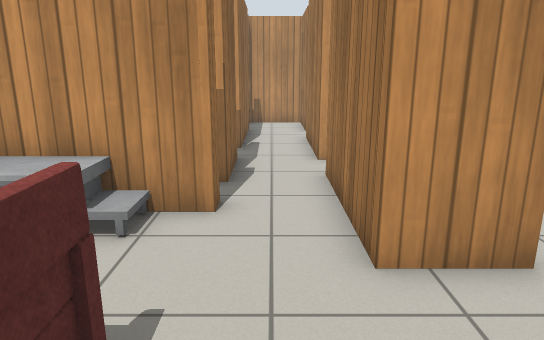
View 1 (above)

17 first-person views from a walk through a robot-simulator world made for Gazebo. The camera is 1.2 m above the floor, tilts 14° down and sees 70° across. The lines on the ground mark 1 m squares. The floor is counted in squares, 0.5 m on a side. Each view is taken from the middle of a square. On the plan, view 1 faces up. The plan holds only what a view shows up to about 20 squares ahead; the rest is blank. Simple patterns stand in for the simulator's built-in surfaces. Some surface patterns are stand-ins.

View 2
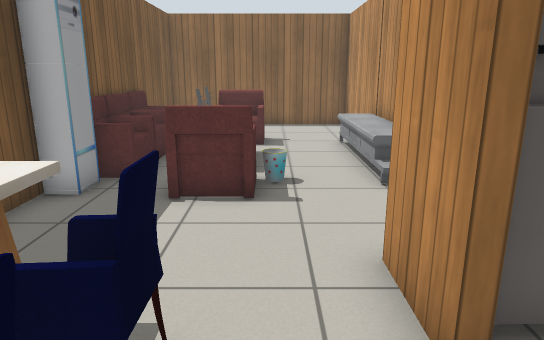

View 3
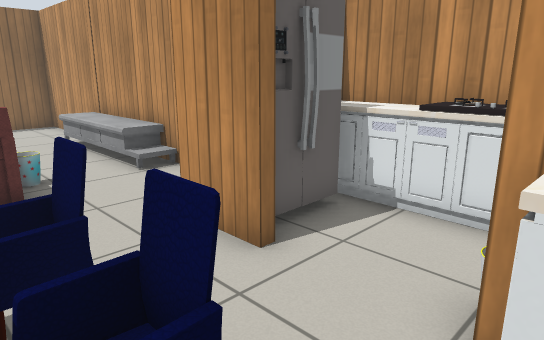

View 4
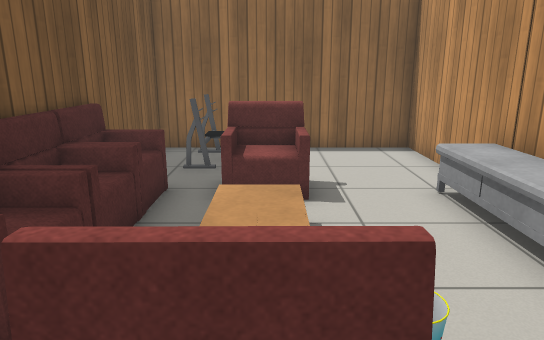

View 5
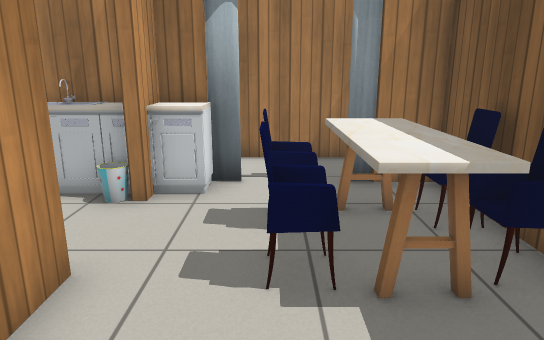

View 6
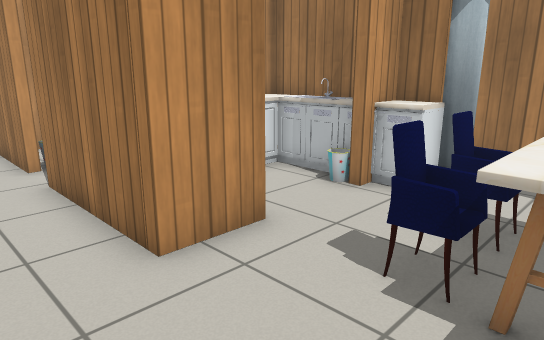

View 7
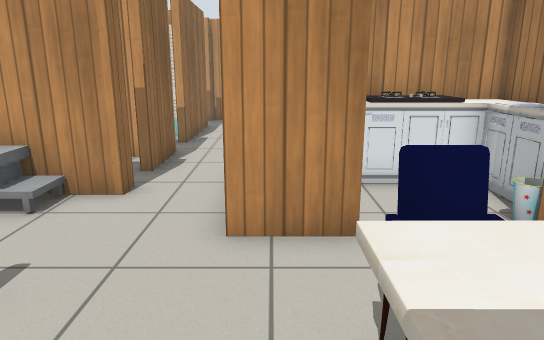

View 8
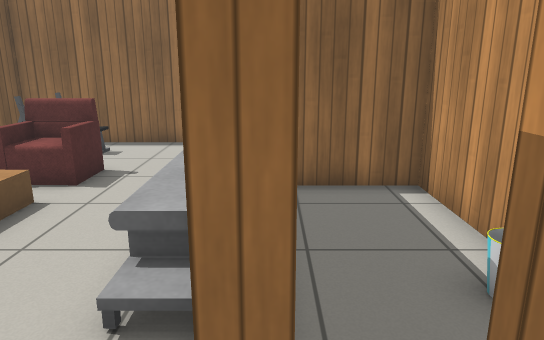

View 9
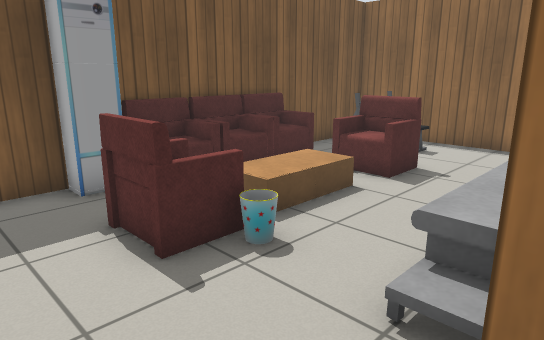

View 10
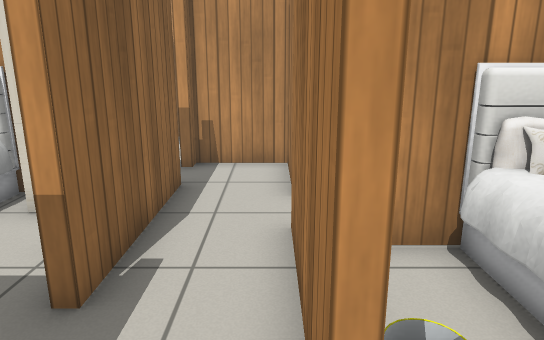

View 11
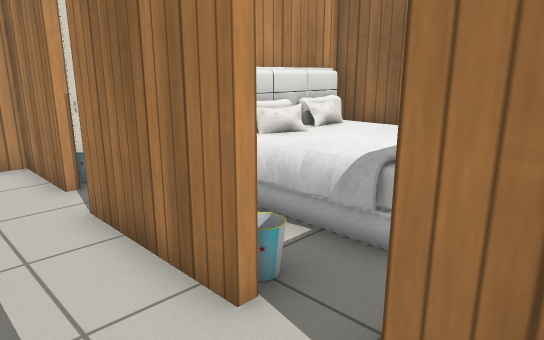

View 12
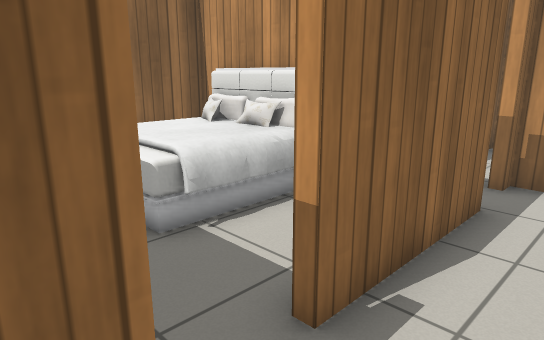

View 13
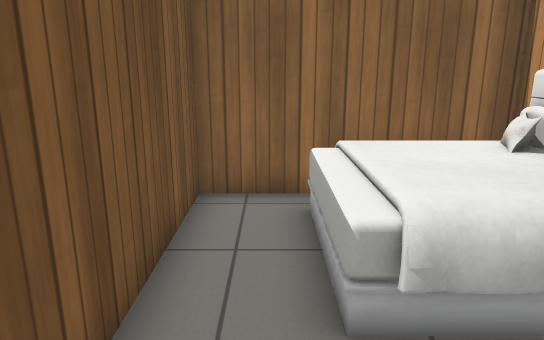

View 14
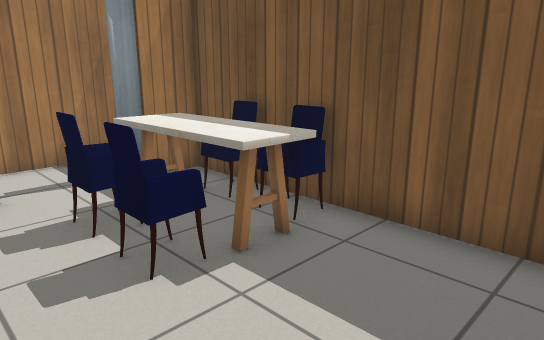

View 15
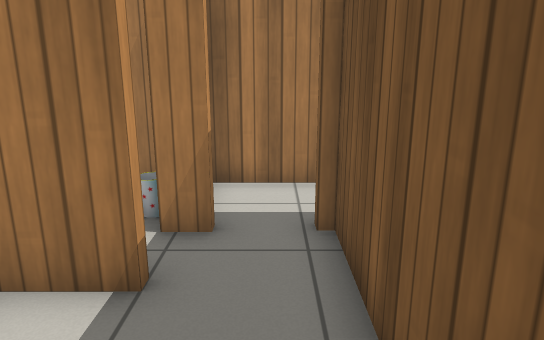

View 16
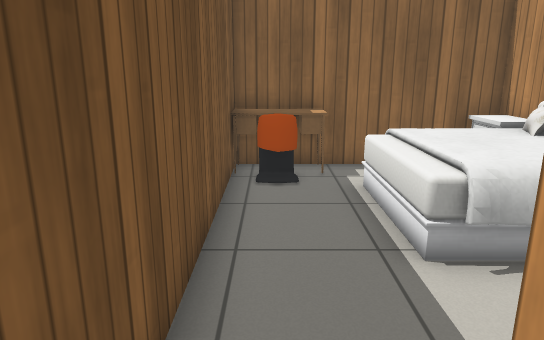

View 17
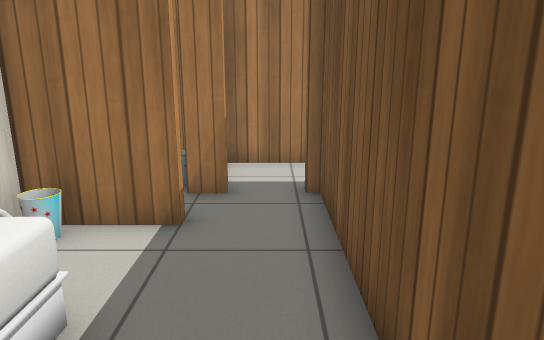

### Floor plan
Ten units are one square. View 1 is at (0, 0); x grows to the right and y downward. Boxes are objects, and circles mark ways between rooms. Rooms are numbered by the first view taken in them; rooms with no view inside come last. Other rooms are left out.
<svg viewBox="-132 -245 217 267">
<path fill="none" stroke="#000" d="M-10 -65 -127 -65 -127 17 75 17 75 4M33 -49 33 -45 13 -45 13 -65M29 -69 29 -50M75 -34 75 -45M75 -51 75 -85 26 -85M-10 -72 -10 -65M-10 -110 -10 -85 -14 -85M-40 -102 -72 -102 -72 -75M13 -84 13 -93M13 -114 13 -124M13 -65 13 -75M-31 -194 -31 -221M-96 -240 -113 -240 -113 -194M-113 -176 -113 -170 -36 -170M-10 -174 -10 -125M13 -174 13 -194 -5 -194M-10 -195 -10 -189 -14 -189M13 -124 13 -149M-40 -167 -86 -167 -86 -105 -34 -105M26 -85 16 -85M35 -141 24 -141M75 -123 75 -141M-14 -189 -14 -195M-36 -170 -13 -170"/>
<rect x="-125" y="-25" width="30" height="30" fill="#bbb"><title>other object</title></rect>
<rect x="-85" y="-5" width="20" height="20" fill="#bbb"><title>sofa</title></rect>
<rect x="-85" y="-25" width="20" height="20" fill="#bbb"><title>sofa</title></rect>
<rect x="-75" y="-65" width="60" height="10" fill="#bbb"><title>TV cabinet</title></rect>
<rect x="-65" y="-5" width="20" height="20" fill="#bbb"><title>sofa</title></rect>
<rect x="-65" y="-25" width="30" height="20" fill="#bbb"><title>coffee table</title></rect>
<rect x="-45" y="-5" width="20" height="20" fill="#bbb"><title>sofa</title></rect>
<rect x="-35" y="-25" width="20" height="20" fill="#bbb"><title>sofa</title></rect>
<rect x="-35" y="-35" width="20" height="10" fill="#bbb"><title>bin</title></rect>
<rect x="-25" y="5" width="10" height="10" fill="#bbb"><title>other object</title></rect>
<rect x="15" y="-85" width="20" height="10" fill="#bbb"><title>kitchen cabinet</title></rect>
<rect x="25" y="5" width="20" height="10" fill="#bbb"><title>chair</title></rect>
<rect x="25" y="-5" width="40" height="10" fill="#bbb"><title>kitchen table</title></rect>
<rect x="25" y="-25" width="20" height="20" fill="#bbb"><title>chair</title></rect>
<rect x="35" y="-85" width="30" height="10" fill="#bbb"><title>bench</title></rect>
<rect x="45" y="5" width="10" height="10" fill="#bbb"><title>chair</title></rect>
<rect x="45" y="-25" width="20" height="20" fill="#bbb"><title>chair</title></rect>
<rect x="55" y="-55" width="10" height="10" fill="#bbb"><title>bin</title></rect>
<rect x="65" y="-85" width="10" height="50" fill="#bbb"><title>kitchen cabinet</title></rect>
<rect x="-35" y="-105" width="10" height="10" fill="#bbb"><title>bin</title></rect>
<rect x="-115" y="-195" width="10" height="20" fill="#bbb"><title>desk</title></rect>
<rect x="-105" y="-195" width="10" height="20" fill="#bbb"><title>chair</title></rect>
<rect x="-105" y="-235" width="10" height="10" fill="#bbb"><title>other object</title></rect>
<rect x="-95" y="-235" width="40" height="40" fill="#bbb"><title>bed</title></rect>
<rect x="-45" y="-225" width="10" height="10" fill="#bbb"><title>bin</title></rect>
<rect x="-45" y="-235" width="10" height="10" fill="#bbb"><title>wardrobe</title></rect>
<rect x="-85" y="-165" width="50" height="40" fill="#bbb"><title>bed</title></rect>
<rect x="-35" y="-165" width="20" height="10" fill="#bbb"><title>wardrobe</title></rect>
<rect x="-25" y="-145" width="10" height="10" fill="#bbb"><title>other object</title></rect>
<rect x="15" y="-115" width="10" height="10" fill="#bbb"><title>bin</title></rect>
<rect x="35" y="-145" width="40" height="50" fill="#bbb"><title>bed</title></rect>
<circle cx="0" cy="-70" r="3" fill="#2a7"/>
<circle cx="5" cy="-135" r="3" fill="#2a7"/>
<circle cx="-25" cy="-115" r="3" fill="#2a7"/>
<circle cx="20" cy="-95" r="3" fill="#2a7"/>
<circle cx="-30" cy="-185" r="3" fill="#2a7"/>
<circle cx="-10" cy="-180" r="3" fill="#2a7"/>
<text x="-20" y="-30">1</text>
<text x="-20" y="-90">2</text>
<text x="-70" y="-200">3</text>
<text x="0" y="-160">4</text>
<text x="-50" y="-140">5</text>
<text x="40" y="-110">6</text>
<text x="-30" y="-190">7</text>
</svg>
Room 1 opens to room 2. Room 2 opens to room 4. Room 2 opens to room 5. Room 2 opens to room 6. Room 3 opens to room 7. Room 4 opens to room 7.

Where each view was taken, in squares from view 1:
view 1: 0 up, 0 right, facing up
view 2: 3 up, 6 right, facing left
view 3: 1 up, 7 right, facing up-left
view 4: 2 up, 0 right, facing left
view 5: 2 up, 1 left, facing right
view 6: 0 up, 1 left, facing up-right
view 7: 1 down, 2 right, facing up
view 8: 7 up, 1 right, facing left
view 9: 7 up, 1 right, facing down-left
view 10: 9 up, 1 right, facing up
view 11: 8 up, 1 left, facing up-right
view 12: 10 up, 1 right, facing up-left
view 13: 12 up, 1 left, facing left
view 14: 4 up, 1 left, facing down-right
view 15: 18 up, 7 left, facing right
view 16: 18 up, 1 left, facing left
view 17: 18 up, 9 left, facing right
